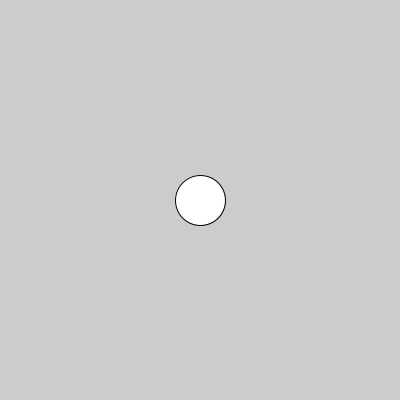
Frame 1 (no input)
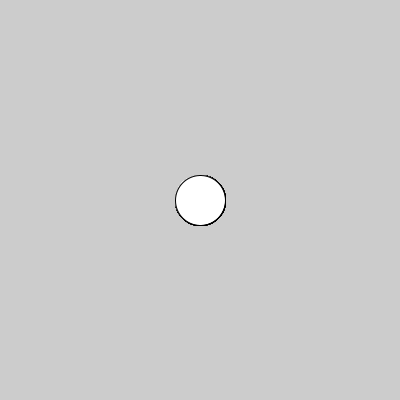
Frame 60 (the mouse pressed at the canvas centre just before this capture)
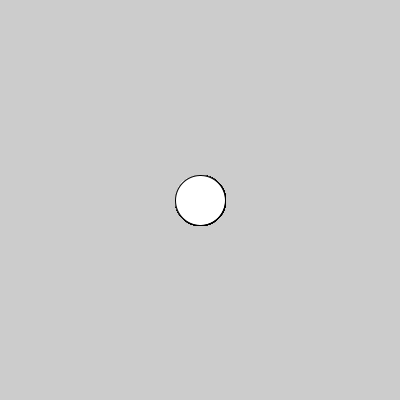
Frame 120 (the mouse held since frame 60 and released just before this capture)

The Processing sketch that drew these frames (run headless with seeded random() and noise(); from frame 60 on, the mouse is pressed at the canvas centre):

// Processing sketch: variables
// ── variables.pde
// Declaro Varialbles
int entero;
float decimal;
String saludo;
color rojo;
boolean prendido;

void setup() {
  size(400,400);
  // Inicializo variables
  entero = 1;
  decimal = 0.3;
  saludo = "Hola como estás";
  rojo = color(255,0,0);
  prendido = false; // true
}
void draw() {
  
  /* Formas de comparar
  == A es idéntico a B
  != A es distitno a B
  >  A es nayor que B
  <  A es menor que B
  */
  
  // al comparar se usan dos sigos igual
  if(entero != 1) {
    // acá se ejecuta el código
    // sólo si lo de arriba es verdadero
    rect(200,200, 50,50);
  } 
  else {
    ellipse(200,200,50,50);
  }
  
  
}
